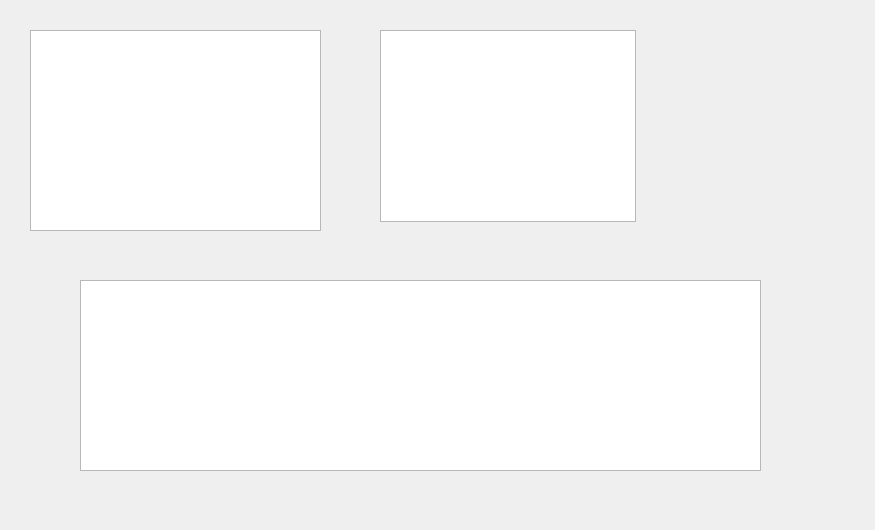
<?xml version="1.0" encoding="UTF-8"?>
<ui version="4.0">
 <class>ViewDlg</class>
 <widget class="QDialog" name="ViewDlg">
  <property name="geometry">
   <rect>
    <x>0</x>
    <y>0</y>
    <width>875</width>
    <height>530</height>
   </rect>
  </property>
  <property name="windowTitle">
   <string>Dialog</string>
  </property>
  <widget class="QTreeView" name="treeView">
   <property name="geometry">
    <rect>
     <x>30</x>
     <y>30</y>
     <width>291</width>
     <height>201</height>
    </rect>
   </property>
  </widget>
  <widget class="QListView" name="listView">
   <property name="geometry">
    <rect>
     <x>380</x>
     <y>30</y>
     <width>256</width>
     <height>192</height>
    </rect>
   </property>
  </widget>
  <widget class="QTableView" name="tableView">
   <property name="geometry">
    <rect>
     <x>80</x>
     <y>280</y>
     <width>681</width>
     <height>191</height>
    </rect>
   </property>
  </widget>
 </widget>
 <resources/>
 <connections/>
</ui>
